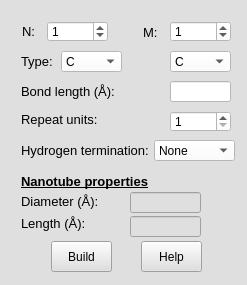
<?xml version="1.0" encoding="UTF-8"?>
<ui version="4.0">
 <class>Form_SWNT</class>
 <widget class="QWidget" name="Form_SWNT">
  <property name="geometry">
   <rect>
    <x>0</x>
    <y>0</y>
    <width>247</width>
    <height>285</height>
   </rect>
  </property>
  <property name="windowTitle">
   <string>Form</string>
  </property>
  <property name="styleSheet">
   <string notr="true">background-color: rgb(223, 223, 223);</string>
  </property>
  <layout class="QVBoxLayout" name="verticalLayout">
   <item>
    <widget class="QWidget" name="SWNT" native="true">
     <property name="autoFillBackground">
      <bool>false</bool>
     </property>
     <property name="styleSheet">
      <string notr="true">background-color: rgb(223, 223, 223);</string>
     </property>
     <widget class="QLabel" name="label_chirality_N_SWNT">
      <property name="geometry">
       <rect>
        <x>11</x>
        <y>10</y>
        <width>21</width>
        <height>21</height>
       </rect>
      </property>
      <property name="font">
       <font>
        <pointsize>10</pointsize>
       </font>
      </property>
      <property name="text">
       <string>N:</string>
      </property>
     </widget>
     <widget class="QLabel" name="label_repeat_units_SWNT">
      <property name="geometry">
       <rect>
        <x>10</x>
        <y>98</y>
        <width>81</width>
        <height>21</height>
       </rect>
      </property>
      <property name="font">
       <font>
        <pointsize>10</pointsize>
       </font>
      </property>
      <property name="text">
       <string>Repeat units:</string>
      </property>
     </widget>
     <widget class="QLabel" name="label_bond_length_SWNT">
      <property name="geometry">
       <rect>
        <x>10</x>
        <y>70</y>
        <width>101</width>
        <height>20</height>
       </rect>
      </property>
      <property name="font">
       <font>
        <pointsize>10</pointsize>
       </font>
      </property>
      <property name="text">
       <string>Bond length (Å):</string>
      </property>
     </widget>
     <widget class="QLabel" name="label_type_SWNT">
      <property name="geometry">
       <rect>
        <x>10</x>
        <y>40</y>
        <width>41</width>
        <height>21</height>
       </rect>
      </property>
      <property name="font">
       <font>
        <pointsize>10</pointsize>
       </font>
      </property>
      <property name="text">
       <string>Type:</string>
      </property>
     </widget>
     <widget class="QComboBox" name="comboBox_type1_SWNT">
      <property name="geometry">
       <rect>
        <x>50</x>
        <y>40</y>
        <width>61</width>
        <height>21</height>
       </rect>
      </property>
      <property name="styleSheet">
       <string notr="true">background-color: rgb(255, 255, 255);</string>
      </property>
      <item>
       <property name="text">
        <string>C</string>
       </property>
      </item>
      <item>
       <property name="text">
        <string>N</string>
       </property>
      </item>
      <item>
       <property name="text">
        <string>P</string>
       </property>
      </item>
     </widget>
     <widget class="QLineEdit" name="lineEdit_bond_length_SWNT">
      <property name="geometry">
       <rect>
        <x>159</x>
        <y>70</y>
        <width>61</width>
        <height>21</height>
       </rect>
      </property>
      <property name="styleSheet">
       <string notr="true">background-color: rgb(255, 255, 255);</string>
      </property>
      <property name="clearButtonEnabled">
       <bool>false</bool>
      </property>
     </widget>
     <widget class="QPushButton" name="pushButton_build_SWNT">
      <property name="geometry">
       <rect>
        <x>40</x>
        <y>230</y>
        <width>61</width>
        <height>31</height>
       </rect>
      </property>
      <property name="text">
       <string>Build</string>
      </property>
     </widget>
     <widget class="QLabel" name="label_chirality_M_SWNT">
      <property name="geometry">
       <rect>
        <x>132</x>
        <y>11</y>
        <width>21</width>
        <height>21</height>
       </rect>
      </property>
      <property name="font">
       <font>
        <pointsize>10</pointsize>
       </font>
      </property>
      <property name="text">
       <string>M:</string>
      </property>
     </widget>
     <widget class="QSpinBox" name="spinBox_chirality_N_SWNT">
      <property name="geometry">
       <rect>
        <x>36</x>
        <y>10</y>
        <width>61</width>
        <height>21</height>
       </rect>
      </property>
      <property name="styleSheet">
       <string notr="true">background-color: rgb(255, 255, 255);</string>
      </property>
      <property name="value">
       <number>1</number>
      </property>
     </widget>
     <widget class="QSpinBox" name="spinBox_chirality_M_SWNT">
      <property name="geometry">
       <rect>
        <x>159</x>
        <y>10</y>
        <width>61</width>
        <height>21</height>
       </rect>
      </property>
      <property name="styleSheet">
       <string notr="true">background-color: rgb(255, 255, 255);</string>
      </property>
      <property name="value">
       <number>1</number>
      </property>
     </widget>
     <widget class="QSpinBox" name="spinBox_repeat_units_SWNT">
      <property name="geometry">
       <rect>
        <x>159</x>
        <y>100</y>
        <width>61</width>
        <height>21</height>
       </rect>
      </property>
      <property name="styleSheet">
       <string notr="true">background-color: rgb(255, 255, 255);</string>
      </property>
      <property name="minimum">
       <number>1</number>
      </property>
     </widget>
     <widget class="QPushButton" name="pushButton_help_build_SWNT">
      <property name="geometry">
       <rect>
        <x>130</x>
        <y>230</y>
        <width>61</width>
        <height>31</height>
       </rect>
      </property>
      <property name="text">
       <string>Help</string>
      </property>
     </widget>
     <widget class="QLabel" name="Diameter_SWNT">
      <property name="geometry">
       <rect>
        <x>10</x>
        <y>180</y>
        <width>81</width>
        <height>21</height>
       </rect>
      </property>
      <property name="font">
       <font>
        <pointsize>10</pointsize>
       </font>
      </property>
      <property name="text">
       <string>Diameter (Å):</string>
      </property>
     </widget>
     <widget class="QLineEdit" name="lineEdit_diameter_SWNT">
      <property name="geometry">
       <rect>
        <x>119</x>
        <y>181</y>
        <width>71</width>
        <height>21</height>
       </rect>
      </property>
      <property name="acceptDrops">
       <bool>false</bool>
      </property>
      <property name="styleSheet">
       <string notr="true"/>
      </property>
      <property name="frame">
       <bool>true</bool>
      </property>
      <property name="readOnly">
       <bool>true</bool>
      </property>
      <property name="clearButtonEnabled">
       <bool>false</bool>
      </property>
     </widget>
     <widget class="QLabel" name="lable_H_termination_SWNT">
      <property name="geometry">
       <rect>
        <x>10</x>
        <y>129</y>
        <width>131</width>
        <height>21</height>
       </rect>
      </property>
      <property name="font">
       <font>
        <pointsize>10</pointsize>
       </font>
      </property>
      <property name="text">
       <string>Hydrogen termination:</string>
      </property>
     </widget>
     <widget class="QComboBox" name="comboBox_H_termination_SWNT">
      <property name="geometry">
       <rect>
        <x>143</x>
        <y>129</y>
        <width>81</width>
        <height>21</height>
       </rect>
      </property>
      <property name="styleSheet">
       <string notr="true">background-color: rgb(255, 255, 255);</string>
      </property>
      <item>
       <property name="text">
        <string>None</string>
       </property>
      </item>
      <item>
       <property name="text">
        <string>One end</string>
       </property>
      </item>
      <item>
       <property name="text">
        <string>Both ends</string>
       </property>
      </item>
     </widget>
     <widget class="QLabel" name="labl_properties_SWNT">
      <property name="geometry">
       <rect>
        <x>10</x>
        <y>160</y>
        <width>141</width>
        <height>21</height>
       </rect>
      </property>
      <property name="font">
       <font>
        <pointsize>10</pointsize>
        <weight>75</weight>
        <bold>true</bold>
        <underline>true</underline>
       </font>
      </property>
      <property name="text">
       <string>Nanotube properties</string>
      </property>
     </widget>
     <widget class="QLabel" name="label_length_SWNT">
      <property name="geometry">
       <rect>
        <x>10</x>
        <y>202</y>
        <width>71</width>
        <height>21</height>
       </rect>
      </property>
      <property name="font">
       <font>
        <pointsize>10</pointsize>
       </font>
      </property>
      <property name="text">
       <string>Length (Å):</string>
      </property>
     </widget>
     <widget class="QLineEdit" name="lineEdit_length_SWNT">
      <property name="geometry">
       <rect>
        <x>119</x>
        <y>205</y>
        <width>71</width>
        <height>21</height>
       </rect>
      </property>
      <property name="acceptDrops">
       <bool>false</bool>
      </property>
      <property name="styleSheet">
       <string notr="true"/>
      </property>
      <property name="frame">
       <bool>true</bool>
      </property>
      <property name="readOnly">
       <bool>true</bool>
      </property>
      <property name="clearButtonEnabled">
       <bool>false</bool>
      </property>
     </widget>
     <widget class="QComboBox" name="comboBox_type2_SWNT">
      <property name="geometry">
       <rect>
        <x>159</x>
        <y>40</y>
        <width>61</width>
        <height>21</height>
       </rect>
      </property>
      <property name="styleSheet">
       <string notr="true">background-color: rgb(255, 255, 255);</string>
      </property>
      <item>
       <property name="text">
        <string>C</string>
       </property>
      </item>
      <item>
       <property name="text">
        <string>B</string>
       </property>
      </item>
      <item>
       <property name="text">
        <string>Al</string>
       </property>
      </item>
     </widget>
    </widget>
   </item>
  </layout>
 </widget>
 <resources/>
 <connections/>
</ui>
